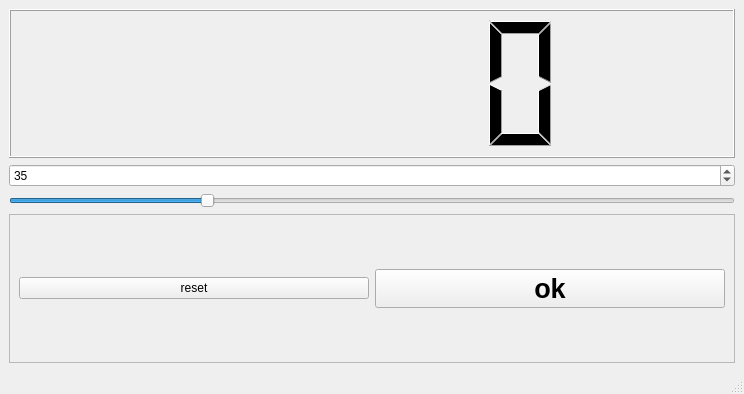
<?xml version="1.0" encoding="UTF-8"?>
<ui version="4.0">
 <class>Ventana</class>
 <widget class="QMainWindow" name="Ventana">
  <property name="geometry">
   <rect>
    <x>0</x>
    <y>0</y>
    <width>744</width>
    <height>394</height>
   </rect>
  </property>
  <property name="windowTitle">
   <string>Ventana</string>
  </property>
  <widget class="QWidget" name="centralwidget">
   <layout class="QVBoxLayout" name="verticalLayout">
    <item>
     <widget class="QLCDNumber" name="lcdNumber"/>
    </item>
    <item>
     <widget class="QSpinBox" name="spinBox">
      <property name="maximum">
       <number>130</number>
      </property>
      <property name="value">
       <number>35</number>
      </property>
     </widget>
    </item>
    <item>
     <widget class="QSlider" name="horizontalSlider">
      <property name="maximum">
       <number>130</number>
      </property>
      <property name="value">
       <number>35</number>
      </property>
      <property name="orientation">
       <enum>Qt::Horizontal</enum>
      </property>
     </widget>
    </item>
    <item>
     <widget class="QFrame" name="frame">
      <property name="frameShape">
       <enum>QFrame::StyledPanel</enum>
      </property>
      <property name="frameShadow">
       <enum>QFrame::Raised</enum>
      </property>
      <layout class="QHBoxLayout" name="horizontalLayout">
       <item>
        <widget class="QPushButton" name="pushButton_2">
         <property name="text">
          <string>reset</string>
         </property>
        </widget>
       </item>
       <item>
        <widget class="QPushButton" name="pushButton">
         <property name="font">
          <font>
           <pointsize>20</pointsize>
           <bold>true</bold>
          </font>
         </property>
         <property name="cursor">
          <cursorShape>PointingHandCursor</cursorShape>
         </property>
         <property name="text">
          <string>ok</string>
         </property>
        </widget>
       </item>
      </layout>
     </widget>
    </item>
   </layout>
  </widget>
  <widget class="QMenuBar" name="menubar">
   <property name="geometry">
    <rect>
     <x>0</x>
     <y>0</y>
     <width>744</width>
     <height>26</height>
    </rect>
   </property>
  </widget>
  <widget class="QStatusBar" name="statusbar"/>
 </widget>
 <resources/>
 <connections/>
</ui>
